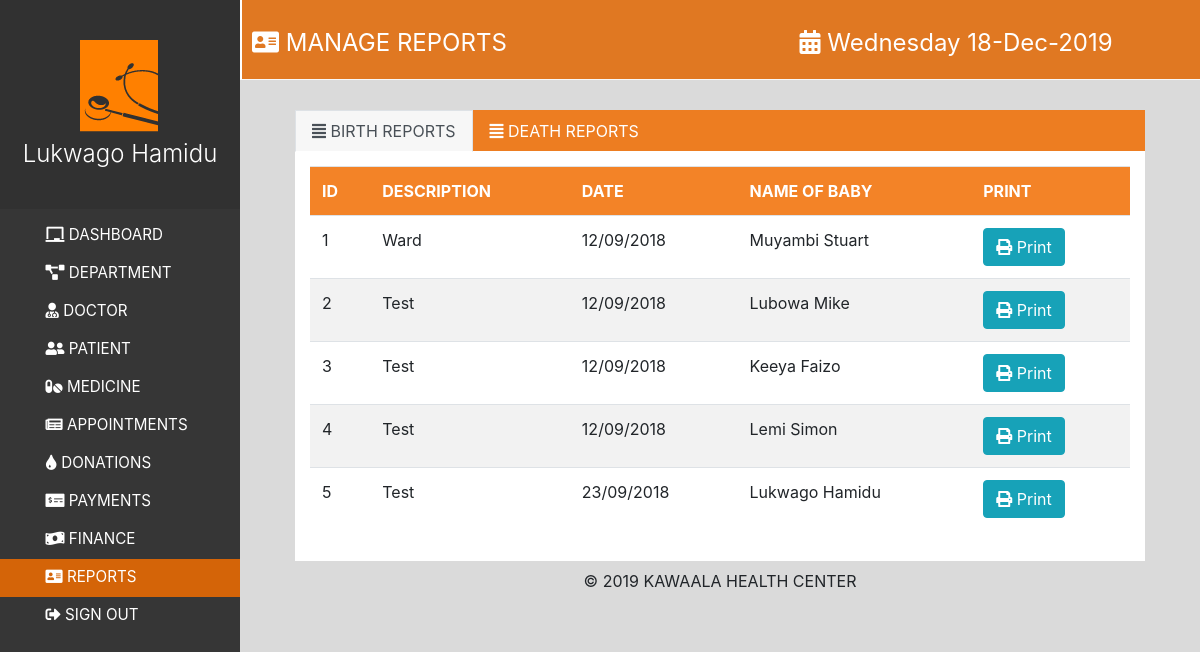
/reports.php (signed in), run on the app's committed database.
### tables this page shows
CREATE TABLE IF NOT EXISTS `birthreports` (
  `id` int(11) NOT NULL AUTO_INCREMENT,
  `description` varchar(33) NOT NULL,
  `date` varchar(33) NOT NULL,
  `baby` varchar(33) NOT NULL,
  PRIMARY KEY (`id`)
);

### reports.php (the view, shortened to what this page needs)
<!DOCTYPE html>
<html>
	<head>
		<link rel="stylesheet" type="text/css" href="styles.css">
		<link rel="stylesheet" type="text/css" href="css/bootstrap.css">
		<link rel="stylesheet" href="css/fontawesome-all.css">
		<link rel="stylesheet" href="css/style.css">
	</head>
	<body>
    <nav class="menu" tabindex="0">
  <header class="avatar">
		<a href="home"><img src="images/logo/logo.png" /></a>
    <h4 class="display-6"><?php echo $_SESSION['username']; ?></h4>
  </header>
	<ul>
    <li tabindex="0" class="icon-dashboard text-uppercase"><a href="home.php"><span><span class="fa fa-chalkboard"></span> Dashboard</span></a></li>
    <li tabindex="0" class="icon-customers text-uppercase"><a href="department.php"><span><span class="fa fa-project-diagram"></span> Department</span></a></li>
    <li tabindex="0" class="icon-users text-uppercase"><a href="doctordash.php"><span><span class="fa fa-user-md"></span> Doctor</span></li>
    <li tabindex="0" class="icon-settings text-uppercase"><span><span class="fa fa-user-friends"></span> Patient</span></li>
    <li tabindex="0" class="icon-settings text-uppercase"><a href="medicine.php"><span><span class="fa fa-pills"></span> Medicine</span></a></li>
    <li tabindex="0" class="icon-settings text-uppercase"><a href="appointments.php"><span><span class="fa fa-newspaper"></span> Appointments</span></a></li>
    <li tabindex="0" class="icon-settings text-uppercase"><a href="donations.php"><span><span class="fa fa-tint"></span> donations</span></li>
    <li tabindex="0" class="icon-settings text-uppercase"><a href="payments.php"><span><span class="fa fa-money-check-alt"></span> Payments</span></a></li>
    <li tabindex="0" class="icon-settings text-uppercase"><a href="finance.php"><span><span class="fa fa-money-bill-wave"></span> Finance</span></a></li>
    <li tabindex="0" class="icon-settings text-uppercase active"><a href="reports.php"><span><span class="fa fa-address-card"></span> reports</span></a></li>
    <li tabindex="0" class="icon-settings text-uppercase"><a href="index.php" style="color: #fff;"><span><span class="fas fa-sign-out-alt"></span> sign out</span></a></li>
  </ul>
</nav>
<main>
	<nav class="top-nav">
		<div class="row">
			<div class="col-md-4">
				<h4 class="header-text mt-4 "> <span class="fa fa-address-card"></span> MANAGE REPORTS</h4>
			</div>
			<div class="col-md-7 mt-4">
				<h4 class="header-text float-right d-none d-sm-block">
				<span class="fa fa-calendar-alt"></span>
					<?php
					$currentDate = date('d-M-Y');
					$day= date('l');
					echo $day;
					echo $currentDate;
				?></h4>
			</div>
			<div class="col-md-1"></div>
		</div>
	</nav>
	<div class="main-dash">
		<div class="tab-container">
      <ul class="nav nav-tabs tab-header" role="tablist">
        <li class="nav-item">
          <a class="nav-link active" data-toggle="tab" href="#home2" role="tab"> <span class="fa fa-align-justify"></span>  BIRTH REPORTS</a>
        </li>
        <li class="nav-item">
          <a class="nav-link" data-toggle="tab" href="#profile2" role="tab"><span class="fa fa-align-justify"></span> DEATH REPORTS</a>
        </li>
      </ul>
      <div class="tab-content" role="tablist">
        <div class="tab-pane fade show active bg-color" id="home2" role="tabpanel">
          <div>
          	<div class="tab-div">
          		<?php
          		$con=mysqli_connect("localhost","root","","registration");
          		$result = mysqli_query($con,"SELECT * FROM birthreports");
          		echo "<table class='table table-striped'>
          		<tr style='background-color: #f16d00d8; color: #fff;'>
          		<th>ID</th>
          		<th>DESCRIPTION</th>
          		<th>DATE</th>
          		<th>NAME OF BABY</th>
              <th>PRINT</th>
          		</tr>";
          		while($row = mysqli_fetch_array($result))
          			{
          				echo "<tr>";
          				echo "<td>" . $row['id'] . "</td>";
          				echo "<td>" . $row['description'] . "</td>";
          				echo "<td>" . $row['date'] . "</td>";
          				echo "<td>" . $row['baby'] . "</td>";
                  echo "<td> <a href='#' class='btn btn-info'><span class='fa fa-print'></span> Print</a></td>";
          				echo "</tr>";
          			}
          			echo "</table>";
          			?>
          		</div>
          	</div>
        </div>
			<div class="text-center mt-2">
			&copy; <?php echo date('Y')?> KAWAALA HEALTH CENTER
		</div>
		</div>
</main>
</body>
</html>

### css/styles.css (style rules this page uses)
html, body { height: 100%; }

### css/style.css (style rules this page uses)
body { margin: 0; padding-left: 240px; background-color: #dadada; }
main { position: relative; height: 100vh; }
.active { background-color: #f16d00d8; }
.menu { background: #363636; height: 100vh; width: 240px; position: fixed; top: 0; left: 0; z-index: 5; outline: none; color: #fff; }
.menu .avatar { background: rgba(0, 0, 0, 0.1); padding: 2em 0.5em; text-align: center; }
.menu ul { list-style: none; padding: 0.5em 0; margin: 0; }
.menu ul li { padding: 0.5em 1em 0.5em 3em; font-size: 0.95em; font-weight: regular; background-repeat: no-repeat; background-position: left 15px center; background-size: auto 20px; transition: all 0.15s linear; cursor: pointer; }
.top-nav { border-bottom: 1px solid #f8f8f8; height: 80px; width: 100%; border-left: 2px solid #fff; background-color: #e26702d8; color: #fff; }
.header-text { padding: 5px 5px 0 10px ; font-weight: 400; }
.main-dash { margin: 30px; }
.tab-container { margin: 25px; }
.tab-header { background-color: #f16d00d8; }
.bg-color { background-color: #ffffff; }
.tab-div { padding: 15px; }

### data on the page
birthreports: id "1", description "Ward", date "12/09/2018", baby "Muyambi Stuart"
birthreports: id "2", description "Test", date "12/09/2018", baby "Lubowa Mike"
birthreports: id "3", description "Test", date "12/09/2018", baby "Keeya Faizo"
birthreports: id "4", description "Test", date "12/09/2018", baby "Lemi Simon"
birthreports: id "5", description "Test", date "23/09/2018", baby "Lukwago Hamidu"

### other printed values
$_SESSION['username'] "Lukwago Hamidu"
